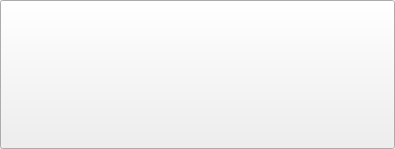
<?xml version="1.0" encoding="UTF-8"?>
<ui version="4.0">
 <class>Form</class>
 <widget class="QPushButton" name="Form">
  <property name="geometry">
   <rect>
    <x>0</x>
    <y>0</y>
    <width>395</width>
    <height>149</height>
   </rect>
  </property>
  <property name="windowTitle">
   <string>Form</string>
  </property>
 </widget>
 <resources/>
 <connections/>
</ui>
